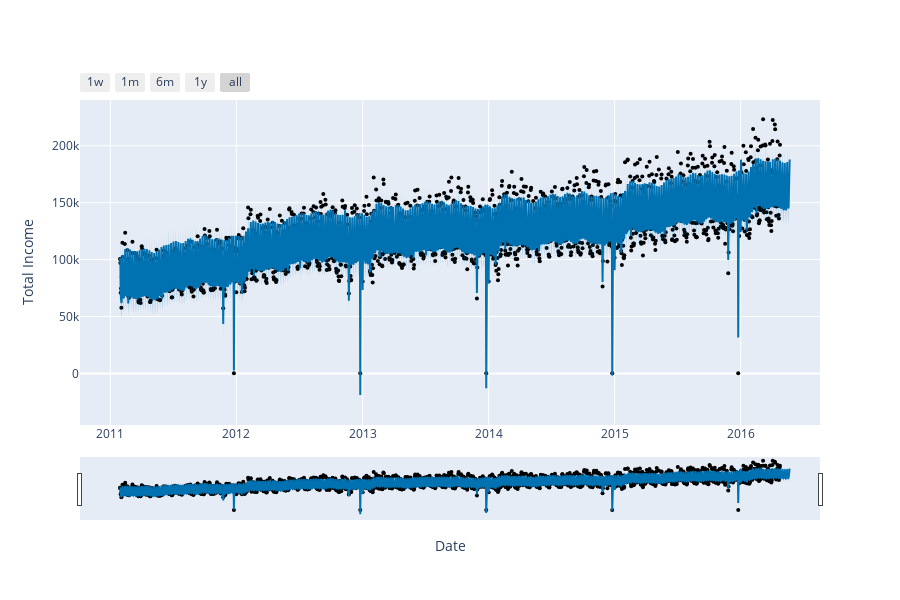

Here is the notebook cell this chart was saved with:
### Code cell
# plotting data and the results
# it looks really small because we only predicted 28 days, but the plot can be zoomed in
fig = plot_plotly(model, forecast)
fig.update_xaxes(title = 'Date')
fig.update_yaxes(title = 'Total Income')
fig.show()

### Figure 1 — Plotly figure (JSON) as saved in the notebook; plotly's stock layout.template omitted (floating-point values rounded to 4 significant figures; data arrays with more than 128 entries replaced by an {"elided": "..."} marker saying what was removed)
{"data": [{"marker": {"color": "black", "size": 4}, "mode": "markers", "name": "Actual", "type": "scatter", "x": {"elided": "1913 str values"}, "y": {"elided": "1913 float values"}}, {"hoverinfo": "skip", "line": {"width": 0}, "mode": "lines", "type": "scatter", "x": {"elided": "1941 str values"}, "y": {"elided": "1941 float values"}}, {"fill": "tonexty", "fillcolor": "rgba(0, 114, 178, 0.2)", "line": {"color": "#0072B2", "width": 2}, "mode": "lines", "name": "Predicted", "type": "scatter", "x": {"elided": "1941 str values"}, "y": {"elided": "1941 float values"}}, {"fill": "tonexty", "fillcolor": "rgba(0, 114, 178, 0.2)", "hoverinfo": "skip", "line": {"width": 0}, "mode": "lines", "type": "scatter", "x": {"elided": "1941 str values"}, "y": {"elided": "1941 float values"}}], "layout": {"height": 600, "showlegend": false, "width": 900, "xaxis": {"rangeselector": {"buttons": [{"count": 7, "label": "1w", "step": "day", "stepmode": "backward"}, {"count": 1, "label": "1m", "step": "month", "stepmode": "backward"}, {"count": 6, "label": "6m", "step": "month", "stepmode": "backward"}, {"count": 1, "label": "1y", "step": "year", "stepmode": "backward"}, {"step": "all"}]}, "rangeslider": {"visible": true}, "title": {"text": "Date"}, "type": "date"}, "yaxis": {"title": {"text": "Total Income"}}}}
